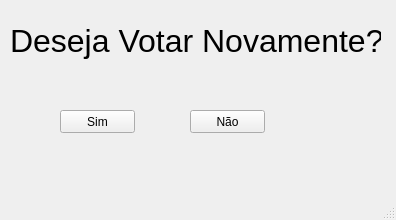
<?xml version="1.0" encoding="UTF-8"?>
<ui version="4.0">
 <class>MainWindow</class>
 <widget class="QMainWindow" name="MainWindow">
  <property name="geometry">
   <rect>
    <x>0</x>
    <y>0</y>
    <width>396</width>
    <height>220</height>
   </rect>
  </property>
  <property name="windowTitle">
   <string>MainWindow</string>
  </property>
  <widget class="QWidget" name="centralwidget">
   <widget class="QLabel" name="LblituloVotaNovamente">
    <property name="geometry">
     <rect>
      <x>10</x>
      <y>20</y>
      <width>371</width>
      <height>41</height>
     </rect>
    </property>
    <property name="font">
     <font>
      <pointsize>24</pointsize>
     </font>
    </property>
    <property name="text">
     <string>Deseja Votar Novamente?</string>
    </property>
   </widget>
   <widget class="QPushButton" name="BtnVotacaoSim">
    <property name="geometry">
     <rect>
      <x>60</x>
      <y>110</y>
      <width>75</width>
      <height>23</height>
     </rect>
    </property>
    <property name="text">
     <string>Sim</string>
    </property>
   </widget>
   <widget class="QPushButton" name="BtnVotacaoNao">
    <property name="geometry">
     <rect>
      <x>190</x>
      <y>110</y>
      <width>75</width>
      <height>23</height>
     </rect>
    </property>
    <property name="text">
     <string>Não</string>
    </property>
   </widget>
  </widget>
  <widget class="QMenuBar" name="menubar">
   <property name="geometry">
    <rect>
     <x>0</x>
     <y>0</y>
     <width>396</width>
     <height>21</height>
    </rect>
   </property>
  </widget>
  <widget class="QStatusBar" name="statusbar"/>
 </widget>
 <resources/>
 <connections/>
</ui>
